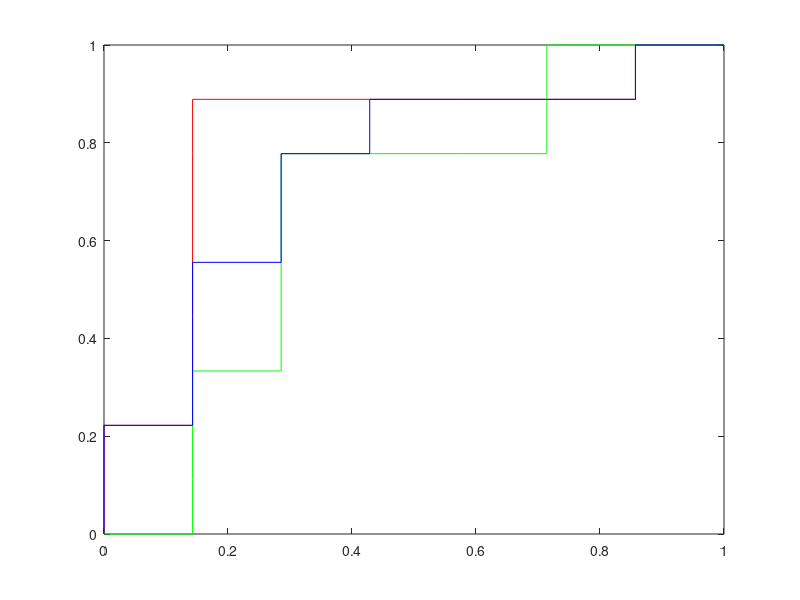

Write MATLAB code to recreate this figure.
clear;clc;
% load aucCombination
% fprCombination = fprTest;
% tprCombination = tprTest;
% load aucT1
% fprT1 = fprTest;
% tprT1 = tprTest;
% load aucT2
% fprT2 = fprTest;
% tprT2 = tprTest;
load aucCombination2cm
fprCombination2cm = fprTest;
tprCombination2cm = tprTest;
load aucT12cm
fprT12cm = fprTest;
tprT12cm = tprTest;
load aucT22cm
fprT22cm = fprTest;
tprT22cm = tprTest;
% h = plot(fprCombination, tprCombination, 'r');hold on;set(h, 'LineStyle', '-');
% h = plot(fprT1, tprT1, 'g');hold on;set(h, 'LineStyle', '-');
% h = plot(fprT2, tprT2, 'b');hold on;set(h, 'LineStyle', '-');
h = plot(fprCombination2cm, tprCombination2cm, 'r');hold on;set(h, 'LineStyle', '-');
h = plot(fprT12cm, tprT12cm, 'g');hold on;set(h, 'LineStyle', '-');
h = plot(fprT22cm, tprT22cm, 'b');hold off;set(h, 'LineStyle', '-');